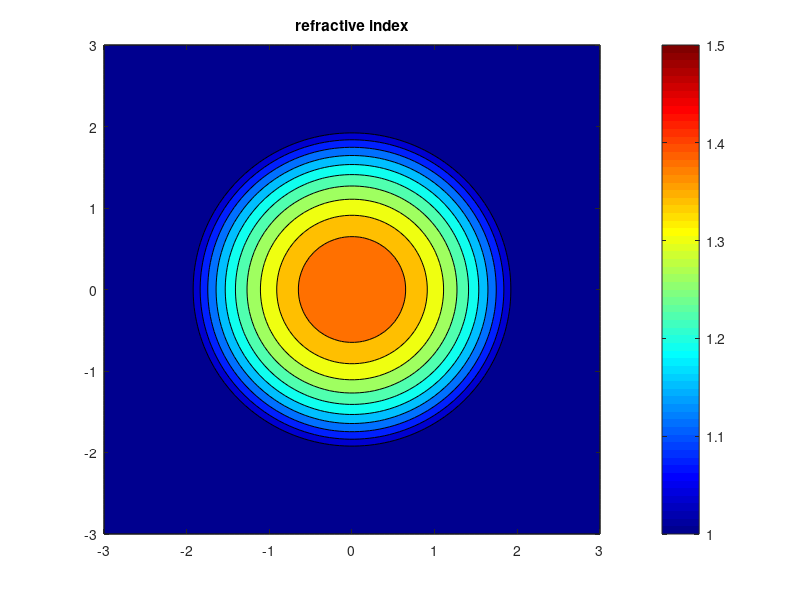
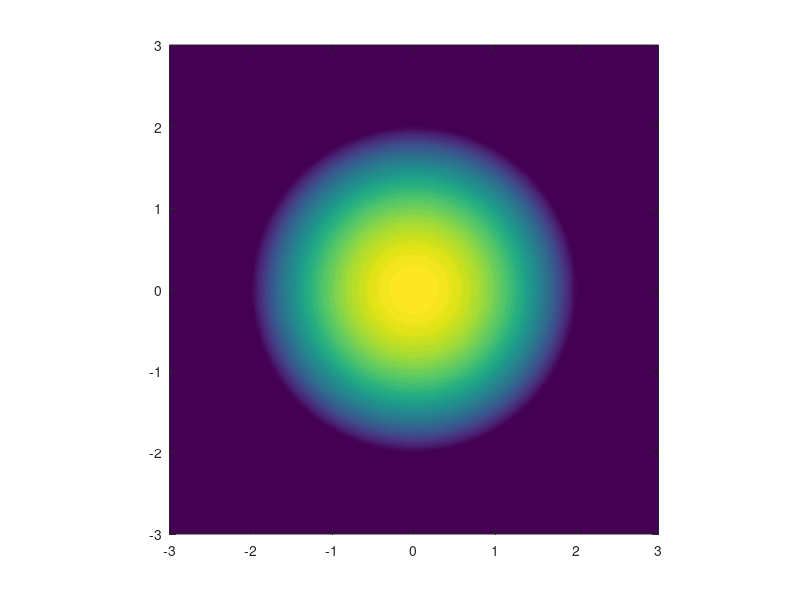

These charts were generated, in order, by the following MATLAB code: (Note: this script raises an error after producing the figures.)
clc; clear all; close all;

runFolder = 'Solutions';

%domain size
x=linspace(-3,3,100);
y=linspace(-3,3,100);

%radius of the lens
R=2;


[X,Y]=meshgrid(x,y);

n=zeros(length(y),length(x));
nx=zeros(length(y),length(x));
ny=zeros(length(y),length(x));




for k=1:length(y)
    for j=1:length(x)
        Rk=sqrt((X(k,j).^2+Y(k,j).^2));
        
        if Rk>R
            n(k,j)=1;
            ny(k,j)=0;
            nx(k,j)=0;
        else
            n(k,j)=sqrt(2-(Rk/R)^2);
            nx(k,j)=(-2*X(k,j)/R^2)/(2*sqrt(2-(Rk/R)^2));
            ny(k,j)=(-2*Y(k,j)/R^2)/(2*sqrt(2-(Rk/R)^2));
        end
    end
end

grad_n=sqrt(nx.^2+ny.^2);

figure;
[C,h]=contourf(X,Y,n,10);
colormap jet
colorbar
caxis([1 1.5])
title('refractive index')



%%%%%%%%%%%%%%%

%% Eikonal integration

figure;
%surf(X,Y,n);
[C,h]=contourf(X,Y,n,100);
set(h,'Linecolor','none');
xlim([-3 3])
ylim([-3 3])
hold on;
axis equal

n_ray=15;

y_0_vec=linspace(1.99,-1.99,n_ray);

itpo=zeros(3,200,n_ray);

for k=1:length(y_0_vec)
    
    x_0=-5;
    y_0=y_0_vec(k);
    
    alpha_0=0;
    
    [n_0,nx_0,ny_0] = refractive(x_0,y_0);
    
    chi_x_0=n_0*cos(alpha_0*pi/180);
    chi_y_0=n_0*sin(alpha_0*pi/180);
    
    y0=[x_0,y_0,chi_x_0,chi_y_0];
    tspan = [0 100];
    
    
    tstart = 0;
    tfinal = 100;
    
    refine = 4;
    
    options = odeset('Events',@cutoff,...
        'OutputSel',1,'Refine',refine);
    
    options = odeset(options,'MaxStep',0.5);
    
    
    tout = tstart;
    yout = y0;
    teout = [];
    yeout = [];
    ieout = [];
    for i = 1:1
        % Solve until the first terminal event.
        
        
        [t,y,te,ye,ie] = ode45(@eikonal,[tstart tfinal],y0,options);
        
        
        if ~ishold
            hold on
        end
        % Accumulate output.
        nt = length(t);
        tout = [tout; t(2:nt)];
        yout = [yout; y(2:nt,:)];
        teout = [teout; te];    % Events at tstart are never reported.
        yeout = [yeout; ye];
        ieout = [ieout; ie];
        
        % Set the new initial conditions to the step back mirrored.
        y0(1) = y(nt,1);
        y0(2) = y(nt,2);
        y0(3) = y(nt,3);
        y0(4) = -y(nt,4);
        
        % A good guess of a valid first time step is the length of
        % the last valid time step, so use it for faster computation.
        options = odeset(options,'InitialStep',t(nt)-t(nt-refine),...
            'MaxStep',t(nt)-t(1));
        
        
        tstart = t(nt);
    end
    
    
    
    plot(yout(:,1),yout(:,2),'k','Linewidth',2);
    
    itpo(1,1:length(yout(:,1)),k)= yout(:,1); % x
    itpo(2,1:length(yout(:,1)),k)= yout(:,2); % y
    
    for  i=1:length(yout(:,1))
        itpo(3,i,k)= sqrt(yout(i,3)^2+yout(i,4)^2); % refractive along path (not integrated)
    end
    
end

hold off
axis equal
% plot(yeout(1),yeout(2),'o','Linewidth',2);

% %% Export solutions tecplot
% 
% 
% %path for tecplot export files
% tecplot_home = '/Applications/Tecplot 360 EX 2020 R2/Tecplot 360 EX 2020 R2.app/Contents';
% tecio_path = strcat(tecplot_home, '/Frameworks/libtecio.dylib');
% tecio_header_path = '/TecIO/TECIO.h'; %Uses simplified TECIO.h included in package.
% 
% output_fname = 'Luneburg2D_domain.szplt';
% output_fname_rays = 'Luneburg_Rays_2D.szplt';
% 
% 
% I = size(n,1); J = size(n,2); K = 1;
% total_points = I*J*K;
% 
% Xe = reshape(X,total_points,1);
% Ye = reshape(Y,total_points,1);
% Ne = reshape(n,total_points,1);
% GradNe = reshape(grad_n,total_points,1);
% vars = [Xe,Ye,Ne,GradNe];
% 
% if ~libisloaded('tecio')
%     [notfound, warnings] = loadlibrary(tecio_path, tecio_header_path,...
%         'alias', 'tecio');
% end
% 
% 
% dataset_title = 'Lunberg lens';
% var_names = 'X, Y, n, GradNe';
% file_format = 1;  % 0 - .plt;  1 - .szplt
% file_type   = 0;  % 0 - grid & solution; 1 - grid only; 2 - solution only
% data_type   = 2;  % 1 - single; 2 - double; ...
% 
% [isok,~,~,~,~,filehandle] = calllib('tecio', 'tecFileWriterOpen', ...
%     output_fname, dataset_title, var_names, ...
%     file_format, file_type, data_type, [],[] );
% 
% zname = dataset_title;
% z_idx = 1;
% [isok,~,~,~,~,~,~,z_idx] = calllib('tecio', 'tecZoneCreateIJK', ...
%     filehandle, zname, I, J, K, [], [], [],[],0,0,0,z_idx);
% 
% 
% for v = 1:size(vars,2)
%     isok = calllib('tecio', 'tecZoneVarWriteDoubleValues', ...
%         filehandle, z_idx, v, 1, total_points, vars(:,v));
% end
% 
% 
% calllib('tecio', 'tecFileWriterClose', filehandle);
% 
% if libisloaded('tecio')
%     unloadlibrary('tecio')
% end
% 
% % export ray solution
% 
% dataset_title = 'Ray solution ';
% var_names = 'X, Y, n';
% file_format = 1;  % 0 - .plt;  1 - .szplt
% file_type   = 0;  % 0 - grid & solution; 1 - grid only; 2 - solution only
% data_type   = 2;  % 1 - single; 2 - double; ...
% 
% total_zones=size(itpo(1,1,:),3);
% 
% if ~libisloaded('tecio')
%     [notfound, warnings] = loadlibrary(tecio_path, tecio_header_path,...
%         'alias', 'tecio');
% end
% 
% zone_title = 'Ray n ';
% 
% [isok,~,~,~,~,filehandle] = calllib('tecio', 'tecFileWriterOpen', ...
%     output_fname_rays, dataset_title, var_names, ...
%     file_format, file_type, data_type, [],[] );
% 
% wzone=0;
% for nzone=1:1:(total_zones)
%     wzone=wzone+1;
%     total_points=nnz(itpo(1,:,nzone));
%     I=total_points;
%     J=1;
%     K=1;
%     zname = [ zone_title num2str(nzone,'%02d')];
%     
%     [isok,~,~,~,~,~,~,n_zone] = calllib('tecio', 'tecZoneCreateIJK', ...
%         filehandle, zname, I, J, K, [], [], [],[],0,0,0,wzone);
%     
%     vars= [itpo(1,1:total_points,nzone)' itpo(2,1:total_points,nzone)' itpo(3,1:total_points,nzone)' ];
%     
%     for v = 1:size(vars,2)
%         isok = calllib('tecio', 'tecZoneVarWriteDoubleValues', ...
%             filehandle, wzone, v, 1, total_points, vars(:,v));
%     end
%     
% end %nzone
% 
% calllib('tecio', 'tecFileWriterClose', filehandle);
% 
% if libisloaded('tecio')
%     unloadlibrary('tecio')
% end
% 
% command=strcat('mv *.szplt',32, runFolder); %32 is the space code
% unix(command);

%% Functions for eikonal solver

function [value,isterminal,direction] = cutoff(t,y)
    
    [n, nx, ny] = refractive(y(1), y(2));
    flag=1;
    if n<0.1
        flag=0;
    end
    
    if abs(y(1))>2
        flag=0;
    end
    
    if abs(y(2))>2
        flag=0;
    end
    
    
    value = flag;
    isterminal = 1;            % Stop at local minimum
    direction = -1;            % [local minimum, local maximum]
end   % End nested function events


function [n,nx,ny] = refractive(x,y)
    
    
    R=2;
    Rk=sqrt(x^2+y^2);
    
    if Rk>R
        n=1;
        ny=0;
        nx=0;
    else
        n=sqrt(2-(Rk/R)^2);
        nx=(-2*x/R^2)/(2*sqrt(2-(Rk/R)^2));
        ny=(-2*y/R^2)/(2*sqrt(2-(Rk/R)^2));
    end
end



function solution = eikonal(t,y)
    
    
    xi=y(1);
    yi=y(2);
    zi=y(3);
    wi=y(4);
    
    
    [n, nx, ny] = refractive(xi, yi);
    
    
    yp = zeros(4,1);
    
    yp(1) = zi / (n) ;
    yp(2) = wi / (n) ;
    yp(3) = nx ;
    yp(4) = ny ;
    
    solution = [yp(1); yp(2); yp(3); yp(4)];
    
end
